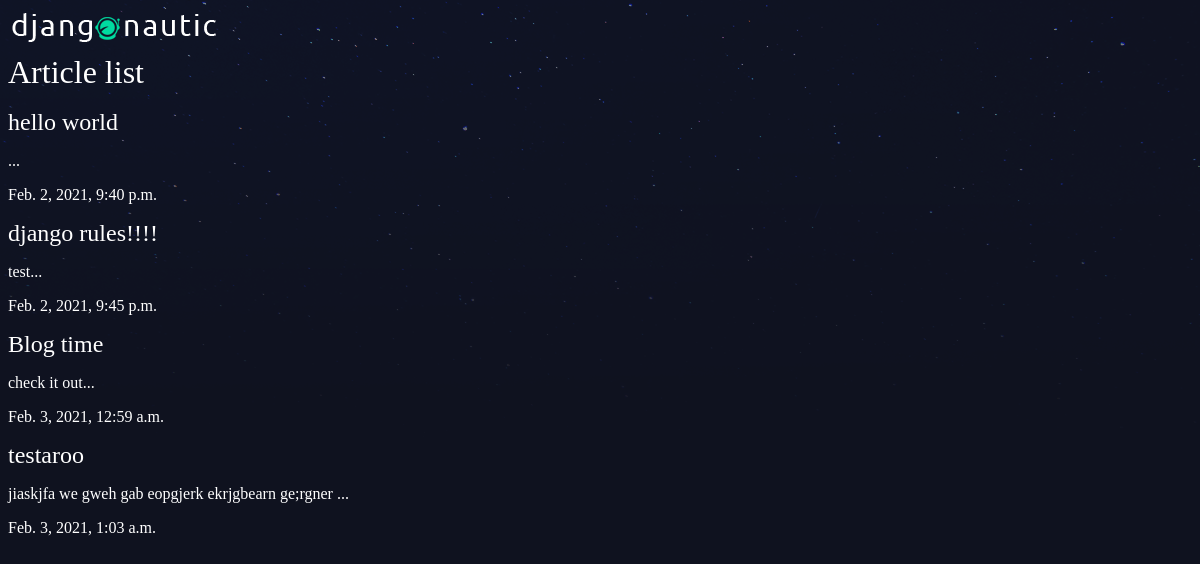
/articles/, run on an earlier commit of the app's database.
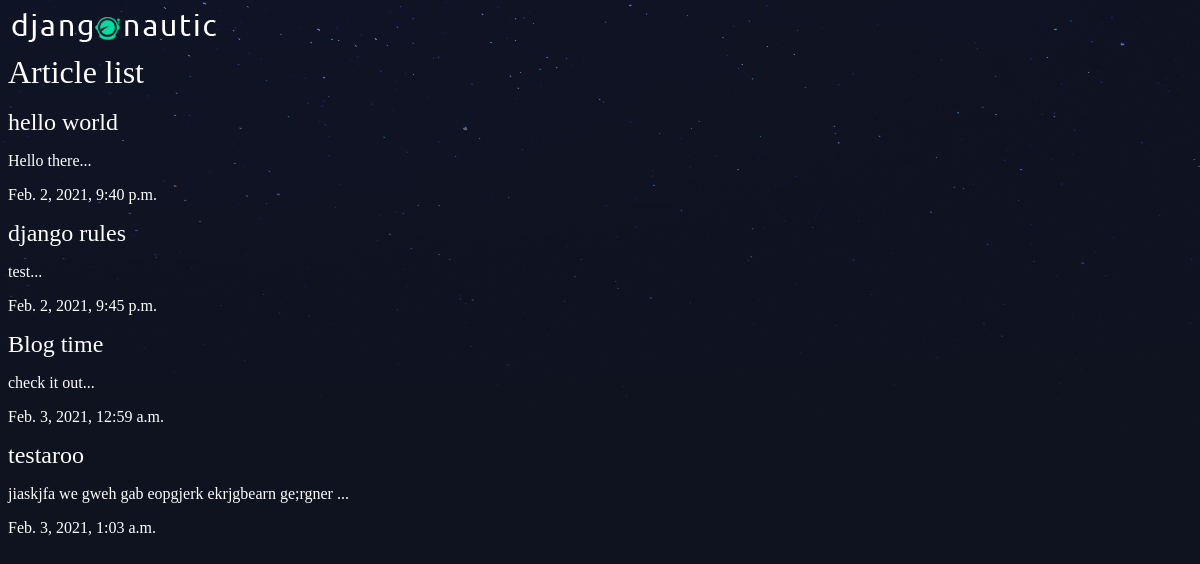
And on a later commit of the database.
### articles/models.py (models this page shows, shortened)
class Article(models.Model):
    title = models.CharField(max_length=100)
    slug = models.SlugField()
    body = models.TextField()
    date = models.DateTimeField(auto_now_add=True) # automatically populates this field with now time
    thumb = models.ImageField(default='default.png', blank=True)
    def snippet(self):
        return f"{self.body[:50]}..."

### articles/views.py (the view)
# urls.py: path('', views.article_list, name="list"),
def article_list(request):
    articles = Article.objects.all().order_by('date')
    return render(request, 'articles/article_list.html', {'articles': articles}) # here is where namespacing is nice

### articles/templates/articles/article_list.html
{% extends 'base_layout.html' %}
{% block content %}
    <h1>Article list</h1>
    <br>
    <div class="articles">
        {% for article in articles %}
            <div class="article">
                <h2><a href="{% url 'articles:detail' slug=article.slug %}">{{ article.title }}</a></h2>
                <p>{{ article.snippet }}</p>
                <p>{{ article.date }}</p>
            </div>
        {% endfor %}
    </div>
{% endblock %}

What changed in the data, as far as the page shows it:
changed Article "hello world": snippet "..." → "Hello there..."
changed Article "test...": title "django rules!!!!" → "django rules"
